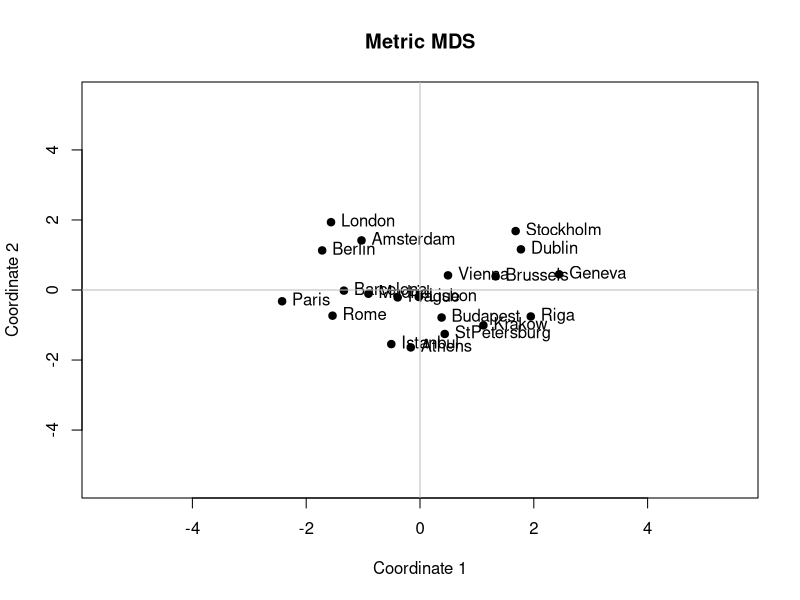
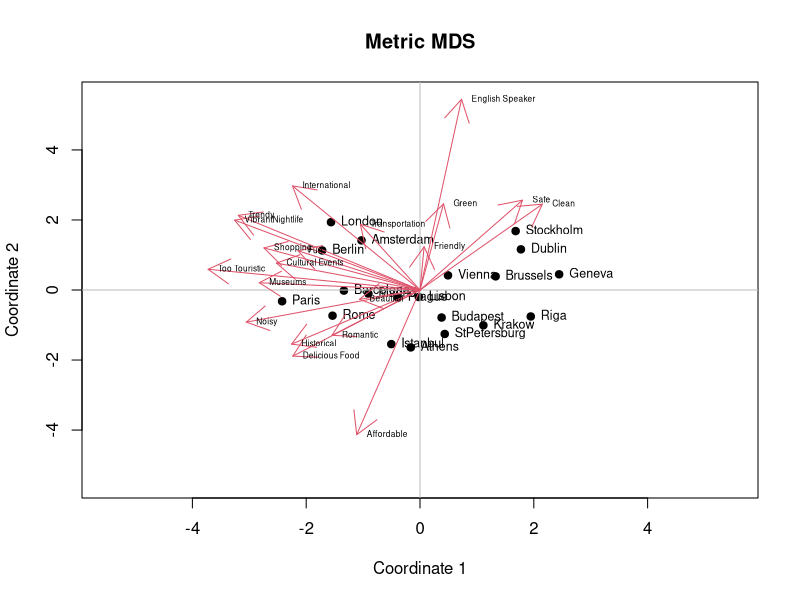

These figures' R source, in order:
getwd()
setwd("~/Caci17")
data <- read.csv("QuestionaireData_CityTrips.csv")
head(data)
library(dplyr)
install.packages("R.utils")
library(R.utils)


cities = c("Prague","Geneva","Paris","Stockholm","Brussels","London","Amsterdam",
           "Athens","Riga","Budapest","Dublin","Lisbon","Istanbul","Vienna","Rome","Barcelona",
           "Madrid","Berlin","Krakow","StPetersburg")
data_att <- data %>% dplyr:: select(Sample, ID, contains("Att"))
data_att

data_att$Sample <- as.factor(data_att$Sample)

prag <- data_att[data_att$Sample %in% c("1", "4", "5"), ]
prag <- prag %>% dplyr:: select(contains("Prague"))
prag <- cbind(City = "Prague", prag)
head(prag)

geneva <- data_att[data_att$Sample %in% c("1", "2", "3"), ]
geneva <- geneva %>% dplyr:: select(contains("Geneva"))
geneva <- cbind(City = "Geneva", geneva)
head(geneva)

paris <- data_att[data_att$Sample %in% c("1", "3", "4"), ]
paris <- paris %>% dplyr:: select(contains("Paris"))
paris <- cbind(City = "Paris", paris)
head(paris)

stockholm <- data_att[data_att$Sample %in% c("1", "2", "3"), ]
stockholm <- stockholm %>% dplyr:: select(contains("Stockholm"))
stockholm <- cbind(City = "Stockholm", stockholm)
head(stockholm)  

brussels <- data_att[data_att$Sample %in% c("1", "5", "6"), ]
brussels <- brussels %>% dplyr:: select(contains("Brussels"))
brussels <- cbind(City = "Brussels", brussels)
head(brussels)  

london <- data_att[data_att$Sample %in% c("1", "2", "3"), ]
london <- london %>% dplyr:: select(contains("London"))
london <- cbind(City = "London", london)
head(london) 

amsterdam <- data_att[data_att$Sample %in% c("2", "3", "8"), ]
amsterdam <- amsterdam %>% dplyr:: select(contains("Amsterdam"))
amsterdam <- cbind(City = "Amsterdam", amsterdam)
head(amsterdam) 

athens <- data_att[data_att$Sample %in% c("2", "3", "6"), ]
athens <- athens %>% dplyr:: select(contains("Athens"))
athens <- cbind(City = "Athens", athens)
head(athens) 

riga <- data_att[data_att$Sample %in% c("2", "4", "5"), ]
riga <- riga %>% dplyr:: select(contains("Riga"))
riga <- cbind(City = "Riga", riga)
head(riga)

budapest <- data_att[data_att$Sample %in% c("4", "9", "10"), ]
budapest <- budapest %>% dplyr:: select(contains("Budapest"))
budapest <- cbind(City = "Budapest", budapest)
head(budapest)

dublin <- data_att[data_att$Sample %in% c("4", "7", "10"), ]
dublin <- dublin %>% dplyr:: select(contains("Dublin"))
dublin <- cbind(City = "Dublin", dublin)
head(dublin)

lisbon <- data_att[data_att$Sample %in% c("4", "7", "9"), ]
lisbon <- lisbon %>% dplyr:: select(contains("Lisbon"))
lisbon <- cbind(City = "Lisbon", lisbon)
head(lisbon)

istanbul <- data_att[data_att$Sample %in% c("5", "8", "10"), ]
istanbul <- istanbul %>% dplyr:: select(contains("Istanbul"))
istanbul <- cbind(City = "Istanbul", istanbul)
head(istanbul)

vienna <- data_att[data_att$Sample %in% c("5", "8", "10"), ]
vienna <- vienna %>% dplyr:: select(contains("Vienna"))
vienna <- cbind(City = "Vienna", vienna)
head(vienna)

rome <- data_att[data_att$Sample %in% c("5", "7", "9"), ]
rome <- rome %>% dplyr:: select(contains("Rome"))
rome <- cbind(City = "Rome", rome)
head(rome)

barcelona <- data_att[data_att$Sample %in% c("6", "7", "10"), ]
barcelona <- barcelona %>% dplyr:: select(contains("Barcelona"))
barcelona <- cbind(City = "Barcelona", barcelona)
head(barcelona)

madrid <- data_att[data_att$Sample %in% c("6", "8", "9"), ]
madrid <- madrid %>% dplyr:: select(contains("Madrid"))
madrid <- cbind(City = "Madrid", madrid)
head(madrid)

berlin <- data_att[data_att$Sample %in% c("6", "7", "8"), ]
berlin <- berlin %>% dplyr:: select(contains("Berlin"))
berlin <- cbind(City = "Berlin", berlin)
head(berlin)

krakow <- data_att[data_att$Sample %in% c("6", "7", "9"), ]
krakow <- krakow %>% dplyr:: select(contains("Krakow"))
krakow <- cbind(City = "Krakow", krakow)
head(krakow)

st.petersburg <- data_att[data_att$Sample %in% c("8", "9", "10"), ]
st.petersburg <- st.petersburg %>% dplyr:: select(contains("StPetersburg"))
st.petersburg <- cbind(City = "StPetersburg", st.petersburg)
head(st.petersburg)

liste <- list(prag, geneva, paris, stockholm, amsterdam, st.petersburg, barcelona, budapest, brussels, berlin, 
              istanbul, athens, dublin, krakow, rome, london, riga, madrid, vienna, lisbon)

colnames <- sub('.*_', '', colnames(prag))
colnames  
colnames(prag) <- colnames
colnames(geneva) <- colnames
colnames(paris) <- colnames
colnames(stockholm) <- colnames
colnames(brussels) <- colnames
colnames(london) <- colnames
colnames(amsterdam) <- colnames
colnames(athens) <- colnames
colnames(riga) <- colnames
colnames(budapest) <- colnames
colnames(dublin) <- colnames
colnames(lisbon) <- colnames
colnames(istanbul) <- colnames
colnames(vienna) <- colnames
colnames(rome) <- colnames
colnames(barcelona) <- colnames
colnames(berlin) <- colnames
colnames(krakow) <- colnames
colnames(st.petersburg) <- colnames
colnames(madrid) <- colnames

data_son <- rbind(prag, geneva, paris, stockholm, brussels, london, amsterdam, athens, riga, budapest,
                  dublin, lisbon, istanbul, vienna, rome, barcelona, berlin, krakow, st.petersburg, madrid)              

data_agg <-aggregate(data_son[,-c(1)], by=list(data_son$City), mean, na.rm=TRUE)
data_agg
dist.df <- dist(data_agg[,-c(1)])
dist.df
fit <- cmdscale(dist.df, k = 2)
fit

x <- fit[,1]
y <- fit[,2]

plot(x, y, xlab = "Coordinate 1", ylab = "Coordinate 2", main = "Metric MDS", 
     pch = 19, ylim = c(-5.5, 5.5), xlim = c(-5.5, 5.5))
text(x, y, labels = data_agg$Group.1, cex = 1, pos = 4)
abline(h = 0, v = 0, col = "grey")

summary(lm(data_agg[,2]~-1+fit))

print("asena")

# Property fitting
colnames(data_agg) <- c("Group.1", "Friendly", "Historical", "Affordable", "Trendy", "VibrantNightlife", 
                        "Delicious Food", "Transportation", "Shopping", "Cultural Events", "Museums", 
                        "Clean", "Green", "International", "Too Touristic", "Fun", "Noisy", 
                        "Romantic", "Safe", "Beautiful", "English Speaker")

data_agg$x <- x
data_agg$y <- y
data_agg


head(data_agg)

profit <- lm(cbind(Friendly, Historical, Affordable, Trendy, VibrantNightlife, 
                   `Delicious Food`, Transportation, Shopping, `Cultural Events`, Museums, 
                   Clean, Green, International, `Too Touristic`, Fun, Noisy, 
                   Romantic, Safe, Beautiful, `English Speaker`)
             ~ -1 +  x + y, data = data_agg)
summary(profit)
coef(profit)
str(profit)
plot(x, y, xlab = "Coordinate 1", ylab = "Coordinate 2", main = "Metric MDS", 
     pch = 19, ylim = c(-5.5, 5.5), xlim = c(-5.5, 5.5))
text(x, y, labels = data_agg$Group.1, cex = 0.75, pos = 4)
abline(h = 0, v = 0, col = "grey")
arrows(x0 = c(0, 0, 0), y0 = c(0, 0, 0), 
       x1 = coef(profit)[1, ]*10, y1 = coef(profit)[2, ]*10, col = 2, lwd = 1)
text(t(coef(profit)*10), colnames(coef(profit)*10), cex=0.5, col = 1, pos = 4)

column_names = c("Friendly", "Historical", "Affordable", "Trendy", "Vibrant Nightlife", "Delicious Food", "Transportation", "Shopping", "Cultural Events", "Museums", "Clean", "Green", "International", "Too Touristic", "Fun", "Noisy", "Romantic", "Safe", "Beautiful", "English-Speaker")
column_names
